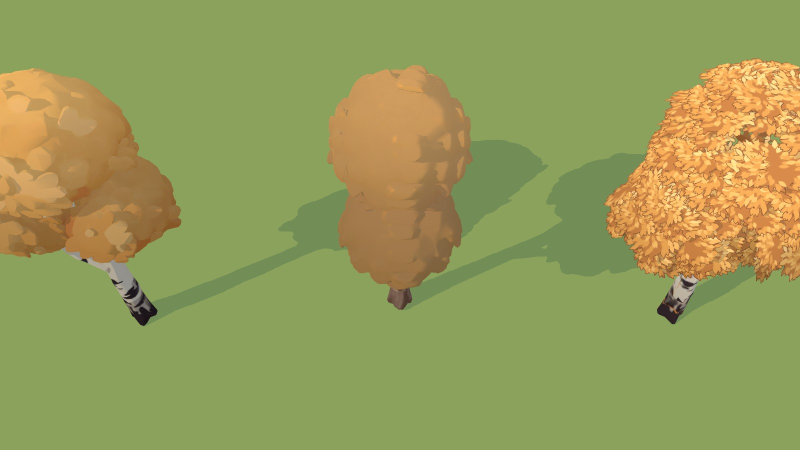
#> input picture art/source/enemies/ab_birch_game.jpg, 1600 x 900 px (shown at 1/2 size)
$ python flatten_albedo.py ../../art/source/enemies/ab_birch_game.jpg out.png
#> lines starting #> are read from the running program, lines starting #| are printed output that depends on the picture; after the words box and inside, x2 and y2 are one past the last pixel; in counts of white or black regions, pixels touching at a corner belong together
"""Flatten a generated base-colour texture into cel-shading-friendly flat colour regions.

Usage (system python: numpy, scipy, PIL):
  python3 tools/blender/flatten_albedo.py in.png out.png [--k 9] [--keep 0.12] [--size 1024]
                                          [--skin-shift 1.0,0.97,0.94] [--preview preview.png]
- k-means (k clusters, in a perceptual-ish space) over the texels;
- every texel snaps to its cluster colour, keeping `keep` of its own deviation (a hint of detail);
- the label map is mode-filtered (3x3) first, so shading speckles and soft folds disappear;
- texels with sharp local contrast (eyes, mouth, buttons) keep their original colour;
- optional multiply on the skin cluster (the most saturated warm light cluster) to make it less pale.
Baked shadows in AI textures fight the toon shader's bands: this keeps only the material colours.
"""
import argparse

import numpy as np
from PIL import Image
from scipy import ndimage

ap = argparse.ArgumentParser()
ap.add_argument("src")
ap.add_argument("out")
ap.add_argument("--k", type=int, default=9)
ap.add_argument("--keep", type=float, default=0.12)
ap.add_argument("--size", type=int, default=1024)
ap.add_argument("--skin-shift", default="1.0,0.95,0.9")
ap.add_argument("--preview")
ap.add_argument("--seed", type=int, default=7)
ap.add_argument("--dark-target", default="#37323b", help="colour for the darkest big cluster (coat), '' = keep")
ap.add_argument("--white-max", type=float, default=0.93, help="cap on the lightest cluster value")
ap.add_argument("--detail", type=float, default=1.6, help="sobel threshold above which texels are kept")
a = ap.parse_args()

im = Image.open(a.src).convert("RGB").resize((a.size, a.size), Image.LANCZOS)
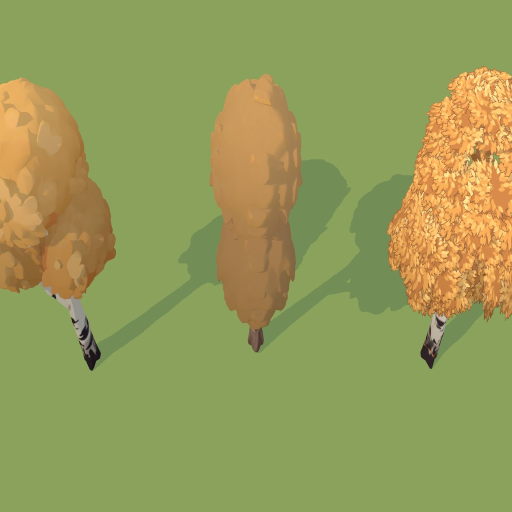
#> im: PIL image 1024x1024 RGB (shown at 1/2 size); mean R, G, B 150.1, 155.8, 89.2
rgb = np.asarray(im).astype(np.float32) / 255.0
h, w, _ = rgb.shape
#> h = 1024; w = 1024
x = rgb.reshape(-1, 3)
# perceptual-ish space: sqrt (gamma-like) plus a luma axis, weights more on chroma
lum = x @ np.array([0.299, 0.587, 0.114], np.float32)
feat = np.c_[x - lum[:, None], lum[:, None] * 0.8] if False else np.c_[(x - lum[:, None]) * 1.6, lum]

rng = np.random.default_rng(a.seed)
sample = feat[rng.choice(len(feat), 60000, replace=False)]
# k-means++ init
cent = [sample[rng.integers(len(sample))]]
#> cent = [[-0.0511, 0.0932, -0.346, 0.577]]
for _ in range(a.k - 1):
    d = np.min(((sample[:, None, :] - np.array(cent)[None]) ** 2).sum(-1), axis=1)
    cent.append(sample[rng.choice(len(sample), p=d / d.sum())])
#> after the loop, cent = 9 items, first 6: [-0.0511, 0.0932, -0.346, 0.577], [0.199, -0.0398, -0.316, 0.48], [0.326, -0.0696, -0.496, 0.6], [0.216, -0.0158, -0.486, 0.778], [-0.0794, 0.09, -0.255, 0.497], [0.152, -0.0301, -0.243, 0.423]
cent = np.array(cent)
#> cent = [[-0.0511, 0.0932, -0.346, 0.577], [0.199, -0.0398, -0.316, 0.48], [0.326, -0.0696, -0.496, 0.6], [0.216, -0.0158, -0.486, 0.778], [-0.0794, 0.09, -0.255, 0.497], [0.152, -0.0301, -0.243, 0.423], [0.201, -0.0315, -0.364, 0.545], [0.272, -0.0546, -0.431, 0.658], [0.386, -0.0911, -0.543, 0.728]]
for _ in range(30):
    lab = np.argmin(((sample[:, None, :] - cent[None]) ** 2).sum(-1), axis=1)
    cent = np.array([sample[lab == i].mean(0) if np.any(lab == i) else cent[i] for i in range(a.k)])
#> after the loop, cent = [[-0.0509, 0.0931, -0.346, 0.577], [0.197, -0.0368, -0.327, 0.47], [0.356, -0.0847, -0.498, 0.591], [0.275, -0.0342, -0.547, 0.814], [-0.0712, 0.0843, -0.247, 0.503], [0.0493, -0.0157, -0.0484, 0.25], [0.244, -0.0465, -0.399, 0.532], [0.253, -0.0458, -0.429, 0.627], [0.352, -0.0693, -0.566, 0.717]]

labels = np.empty(len(feat), np.int32)
for s in range(0, len(feat), 200000):
    labels[s:s + 200000] = np.argmin(((feat[s:s + 200000, None, :] - cent[None]) ** 2).sum(-1), axis=1)
#> this loop made 6 passes
#> s on passes 2 to 6: 200000, 400000, 600000, 800000, 1000000
labels = labels.reshape(h, w)
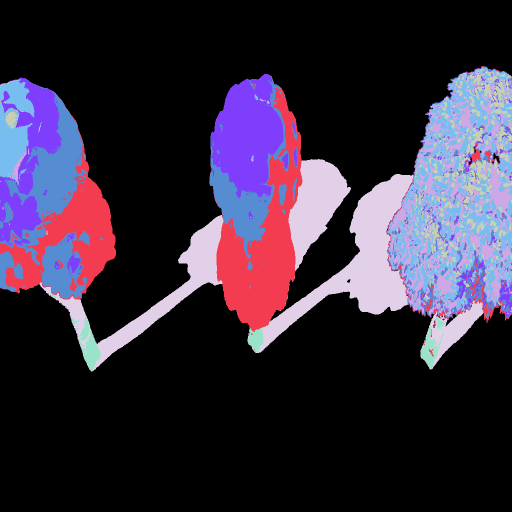
#> labels: shape (1024, 1024) int32 (shown at 1/2 size); 9 distinct labels, from 0 to 8; one colour per label, 0 black
# mode filter 3x3: majority label in the neighbourhood
counts = np.stack([ndimage.uniform_filter((labels == i).astype(np.float32), 3) for i in range(a.k)])
labels = np.argmax(counts, axis=0)
#> labels: shape (1024, 1024) int64; 9 distinct labels, from 0 to 8

# cluster colours = median RGB of their texels (robust to the shading tail)
cols = np.array([np.median(rgb[labels == i], axis=0) if np.any(labels == i) else [0, 0, 0] for i in range(a.k)])
#> cols = [[0.545, 0.635, 0.361], [0.6, 0.455, 0.275], [0.831, 0.545, 0.286], [0.996, 0.788, 0.455], [0.447, 0.553, 0.337], [0.267, 0.22, 0.184], [0.69, 0.514, 0.294], [0.784, 0.596, 0.357], [0.941, 0.682, 0.365]]
# skin = brightest warm cluster with r > g > b and moderate saturation
warm = [i for i, c in enumerate(cols) if c[0] > c[1] > c[2] and c[0] - c[2] > 0.08 and c.mean() > 0.6]
#> warm = [3, 8]
skin = max(warm, key=lambda i: (labels == i).sum()) if warm else None
#> skin = 8
if skin is not None:
    cols[skin] = np.clip(cols[skin] * np.array([float(v) for v in a.skin_shift.split(",")]), 0, 1)
sizes = np.array([(labels == i).sum() for i in range(a.k)])
#> sizes = [734697, 60075, 32829, 17106, 65272, 5057, 47546, 45937, 40057]
big = [i for i in range(a.k) if sizes[i] > 0.05 * sizes.sum()]
#> big = [0, 1, 4]
if a.dark_target and big:
    dark = min(big, key=lambda i: cols[i].mean())
#> dark = 1
    cols[dark] = np.array([int(a.dark_target[j:j + 2], 16) / 255 for j in (1, 3, 5)])
    # small dark-violet clusters on the coat (AI texture spill) join the coat colour
    for i in range(a.k):
        if i not in big and cols[i].mean() < 0.3:
            cols[i] = cols[dark]
#> after the loop, cols = [[0.545, 0.635, 0.361], [0.216, 0.196, 0.231], [0.831, 0.545, 0.286], [0.996, 0.788, 0.455], [0.447, 0.553, 0.337], [0.216, 0.196, 0.231], [0.69, 0.514, 0.294], [0.784, 0.596, 0.357], [0.941, 0.648, 0.328]]
if big:
    light = max(big, key=lambda i: cols[i].mean())
#> light = 0
    if cols[light].max() > a.white_max:
        cols[light] *= a.white_max / cols[light].max()
flat = cols[labels] + a.keep * (rgb - cols[labels])
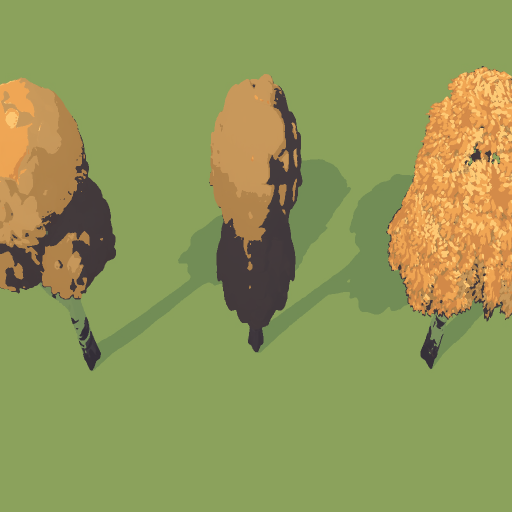
#> flat: shape (1024, 1024, 3) float32 (shown at 1/2 size); mean R, G, B 0.567, 0.594, 0.35
# keep painted details (eyes, mouth, buttons, ink lines): sharp local contrast, unlike soft baked shading
g = np.zeros((h, w), np.float32)
for c in range(3):
    g += np.hypot(ndimage.sobel(rgb[..., c], 0), ndimage.sobel(rgb[..., c], 1))
#> this loop made 3 passes
#> pass 1, `g += np.hypot(ndimage.sobel(rgb[..., c], 0), ndimage.sobel(rgb[..., c]..`:
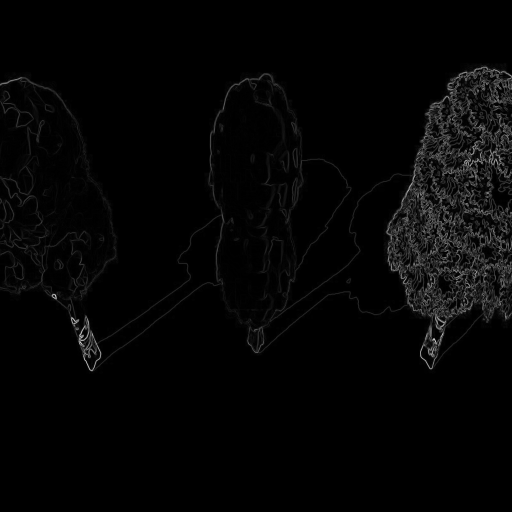
#> g: shape (1024, 1024) float32 (shown at 1/2 size); min 0, max 2.42, mean 0.0488; drawn with min black and max white
detail = ndimage.maximum_filter(g > a.detail, 3).astype(np.float32)
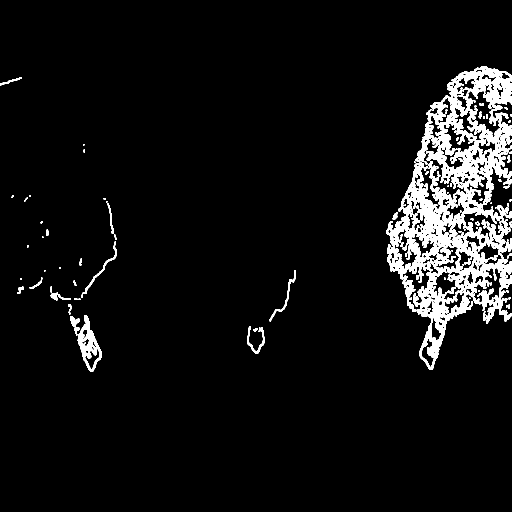
#> detail: shape (1024, 1024) float32 (shown at 1/2 size); values 0 (black) and 1 (white), 6.1% white; 126 white regions (58 under 20 px), largest, box (x1, y1, x2, y2) and area: (772, 133, 1024, 740) 55817, (155, 630, 204, 744) 2134, (165, 483, 234, 588) 519
detail = ndimage.gaussian_filter(detail, 0.8)[..., None]
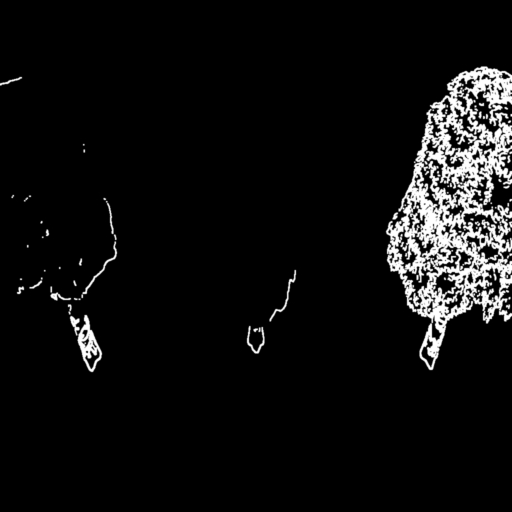
#> detail: shape (1024, 1024, 1) float32 (shown at 1/2 size); min 0, max 1, mean 0.0611
# details keep their shape but are shifted by their cluster's recolour (eyes stay, coat edges follow)
orig_cols = np.array([np.median(rgb[labels == i], axis=0) if np.any(labels == i) else [0, 0, 0] for i in range(a.k)])
#> orig_cols = [[0.545, 0.635, 0.361], [0.6, 0.455, 0.275], [0.831, 0.545, 0.286], [0.996, 0.788, 0.455], [0.447, 0.553, 0.337], [0.267, 0.22, 0.184], [0.69, 0.514, 0.294], [0.784, 0.596, 0.357], [0.941, 0.682, 0.365]]
out = flat * (1 - detail) + np.clip(rgb + (cols - orig_cols)[labels], 0, 1) * detail
Image.fromarray((np.clip(out, 0, 1) * 255 + 0.5).astype(np.uint8)).save(a.out)
print("clusters", [("#%02x%02x%02x" % tuple((c * 255).astype(int)), int((labels == i).sum())) for i, c in enumerate(cols)],
      "skin", skin)
#| clusters [('#8ba25c', 734697), ('#37323b', 60075), ('#d48b49', 32829), ('#fec974', 17106), ('#728d56', 65272), ('#37323b', 5057), ('#b0834b', 47546), ('#c8985b', 45937), ('#f0a553', 40057)] skin 8
if a.preview:
    side = Image.new("RGB", (w * 2, h))
    side.paste(im, (0, 0))
    side.paste(Image.open(a.out), (w, 0))
    side.save(a.preview)
